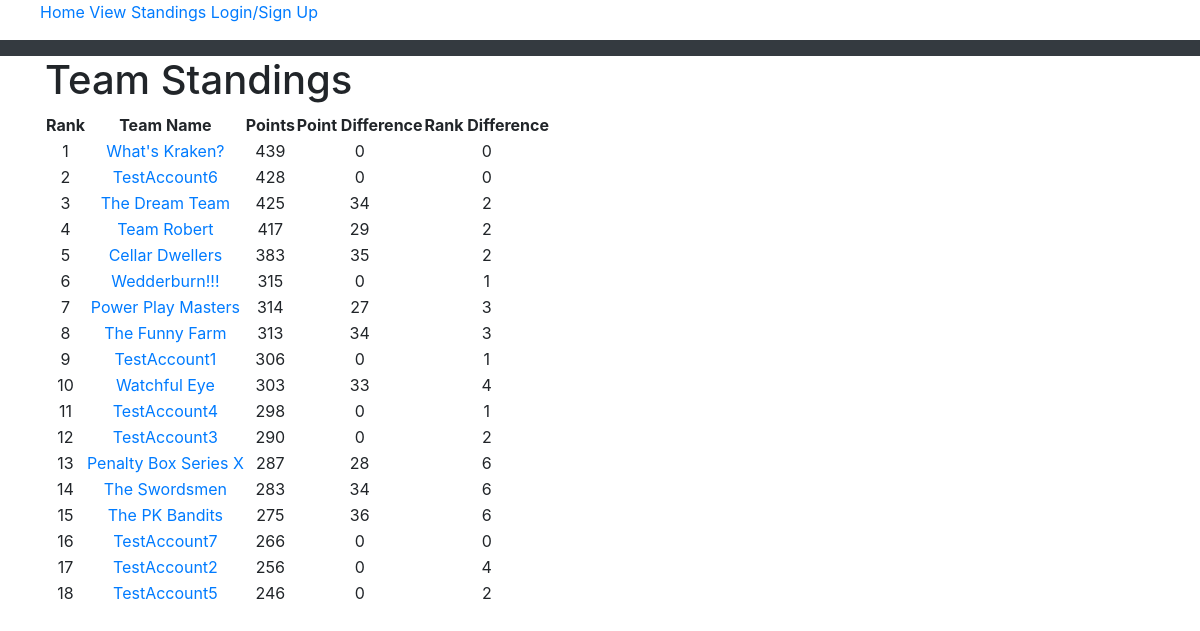
The page /teamStandings on the database as committed earlier.
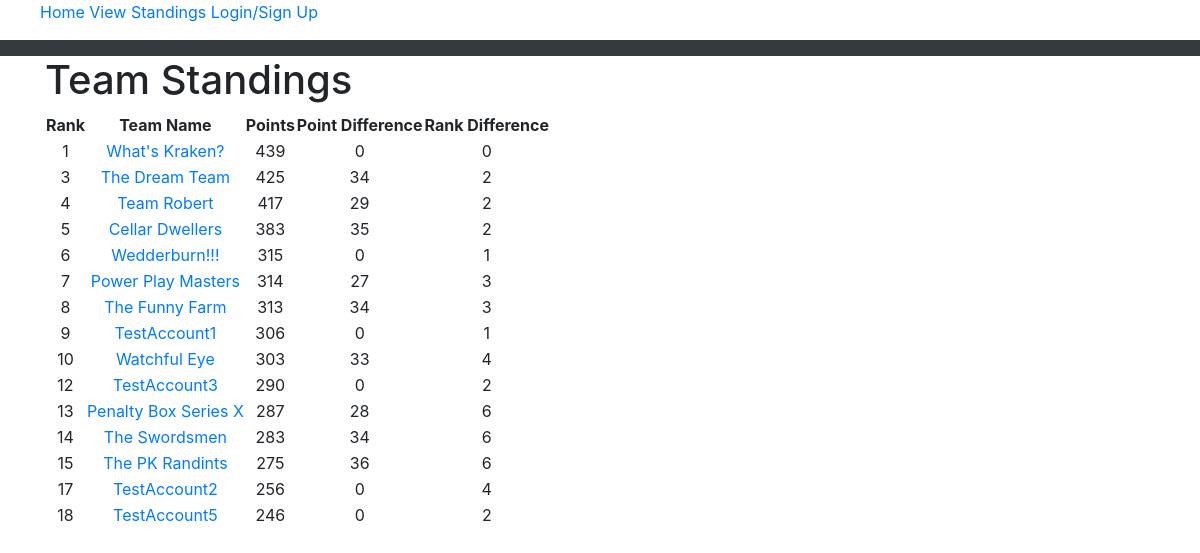
The same page on the database as committed later.
### tables this page shows
CREATE TABLE "standings" (
	"teamID" 	int not NULL,
	"points"	int not NULL DEFAULT 0,
	"pointsYesterday"	int not NULL DEFAULT 0,
	"rank"	int not NULL DEFAULT 0,
	"rankYesterday"	int not NULL DEFAULT 0,
	PRIMARY KEY("teamID"),
	CONSTRAINT "standings-fk-teamID"
	FOREIGN KEY ("teamID")
    REFERENCES poolTeams ("teamID")
);

CREATE TABLE "poolTeams" (
	"teamID"	INTEGER NOT NULL,
	"teamName"	varchar(40) NOT NULL,
	"username"	varchar(30) NOT NULL,
	"player1"	INTEGER NOT NULL,
	"player2"	INTEGER NOT NULL,
	"player3"	INTEGER NOT NULL,
	"player4"	INTEGER NOT NULL,
	"player5"	INTEGER NOT NULL,
	"player6"	INTEGER NOT NULL,
	"player7"	INTEGER NOT NULL,
	"player8"	INTEGER NOT NULL,
	"player9"	INTEGER NOT NULL,
	"player10"	INTEGER NOT NULL,
	"player11"	INTEGER NOT NULL,
	"player12"	INTEGER NOT NULL,
	"player13"	INTEGER NOT NULL,
	"player14"	INTEGER NOT NULL,
	"player15"	INTEGER NOT NULL,
	"player16"	INTEGER NOT NULL,
	"player17"	INTEGER NOT NULL,
	"player18"	INTEGER NOT NULL,
	"player19"	INTEGER NOT NULL,
	"player20"	INTEGER NOT NULL,
	"player21"	INTEGER NOT NULL,
	"teamLogo"	TEXT NOT NULL,
	CONSTRAINT "poolTeams-fk-player15" FOREIGN KEY("player15") REFERENCES "players"("playerID"),
	CONSTRAINT "poolTeams-fk-player6" FOREIGN KEY("player6") REFERENCES "players"("playerID"),
	CONSTRAINT "poolTeams-fk-player11" FOREIGN KEY("player11") REFERENCES "players"("playerID"),
	CONSTRAINT "poolTeams-fk-player1" FOREIGN KEY("player1") REFERENCES "players"("playerID"),
	CONSTRAINT "poolTeams-fk-player3" FOREIGN KEY("player3") REFERENCES "players"("playerID"),
	CONSTRAINT "poolTeams-fk-player12" FOREIGN KEY("player12") REFERENCES "players"("playerID"),
	CONSTRAINT "poolTeams-fk-player20" FOREIGN KEY("player20") REFERENCES "players"("playerID"),
	CONSTRAINT "poolTeams-fk-users" FOREIGN KEY("username") REFERENCES "users"("username"),
	CONSTRAINT "poolTeams-fk-player13" FOREIGN KEY("player13") REFERENCES "players"("playerID"),
	CONSTRAINT "poolTeams-fk-player14" FOREIGN KEY("player14") REFERENCES "players"("playerID"),
	CONSTRAINT "poolTeams-fk-player18" FOREIGN KEY("player18") REFERENCES "players"("playerID"),
	CONSTRAINT "poolTeams-fk-player10" FOREIGN KEY("player10") REFERENCES "players"("playerID"),
	CONSTRAINT "poolTeams-fk-player9" FOREIGN KEY("player9") REFERENCES "players"("playerID"),
	CONSTRAINT "poolTeams-fk-player2" FOREIGN KEY("player2") REFERENCES "players"("playerID"),
	CONSTRAINT "poolTeams-fk-player5" FOREIGN KEY("player5") REFERENCES "players"("playerID"),
	CONSTRAINT "poolTeams-fk-player7" FOREIGN KEY("player7") REFERENCES "players"("playerID"),
	CONSTRAINT "poolTeams-fk-player19" FOREIGN KEY("player19") REFERENCES "players"("playerID"),
	CONSTRAINT "poolTeams-fk-player21" FOREIGN KEY("player21") REFERENCES "players"("playerID"),
	CONSTRAINT "poolTeams-fk-player4" FOREIGN KEY("player4") REFERENCES "players"("playerID"),
	CONSTRAINT "poolTeams-fk-player8" FOREIGN KEY("player8") REFERENCES "players"("playerID"),
	PRIMARY KEY("teamID" AUTOINCREMENT),
	CONSTRAINT "poolTeams-fk-player17" FOREIGN KEY("player17") REFERENCES "players"("playerID"),
	CONSTRAINT "poolTeams-fk-player16" FOREIGN KEY("player16") REFERENCES "players"("playerID")
);

### application.py (the view)
@app.route("/teamStandings")
def teamStandings():
    while True:
        try:
            db.connect()
            teamStandings = db.getTeamStandings()
            return render_template("teamStandings.html", teamStandings=teamStandings, username=getUserInfo(), teamInPool=userTeam())
        except sqlite3.ProgrammingError:
            db.close()

### application.py (called while the page is built)
def userTeam():
    while (True):
        try:
            db.connect()
            username = None
            teamInPool = False
            if "username" in session:
                username = session["username"]
                if (db.checkForUserInPool(username)):
                    teamInPool = True
            return teamInPool
        except sqlite3.ProgrammingError:
            db.close()

def getUserInfo():
    username = None
    if "username" in session:
        username = session["username"]
    return username

### db.py (called while the page is built, shortened)
def connect():
    global conn

def getTeamStandings():
    sql = '''Select pt.teamID, pt.teamName, s.points, s.pointsYesterday, s.rank, s.rankYesterday
                     From poolTeams pt join standings s
                        on pt.teamID = s.teamID
                    Order by s.points DESC'''
    try:
        with closing(conn.cursor()) as c:
            c.execute(sql)
            results = c.fetchall()
            standings = []
            for result in results:
                standings.append((result[0], result[1], result[2], result[3], result[4], result[5]))
            return standings
    except sqlite3.OperationalError as e:
        print("Error: Database could not be read. Program closing")
        print(e)

### templates/teamStandings.html (shortened to what this page needs)
{% extends "base.html" %}
{% block content %}
    <h1>Team Standings</h1>
    <table style="text-align:center">
        <tr><th>Rank</th><th>Team Name</th><th>Points</th><th>Point Difference</th><th>Rank Difference</th></tr>
        {% for team in teamStandings %}
            <tr><td>{{team[4]}}</td><td><a href="{{ url_for('teamStats', teamID=team[0]) }}">{{team[1]}}</a></td><td>{{team[2]}}</td><td>{{team[2]-team[3]}}</td>
                <td>{{team[4]-team[5]}}</td></tr>
        {% endfor %}
    </table>
{% endblock %}

### templates/base.html (shortened to what this page needs)
<!DOCTYPE html>
<html>
  <head>
    <link
      rel="stylesheet"
      href="https://stackpath.bootstrapcdn.com/bootstrap/4.4.1/css/bootstrap.min.css"
/>
    <link
      rel="stylesheet"
      href="https://stackpath.bootstrapcdn.com/font-awesome/4.7.0/css/font-awesome.min.css"
/>
  </head>
  <body>
    <ul>
        <a href="{{ url_for('index') }}">Home</a>
    <a href="{{ url_for('teamStandings') }}">View Standings</a>
    {% if username is none %}
        <a href="{{ url_for('login') }}">Login/Sign Up</a>
    {% endif %}
    </ul>
    <nav class="navbar navbar-expand-lg navbar-dark bg-dark">
    </nav>
    <div class="container">{% block content %} {% endblock %}</div>
  </body>
</html>

Rows that differ between the two databases and show on the page:
no longer on this page (row unchanged): standings: rank "2", teamName "TestAccount6", points "428", team[2]-team[3] "0", team[4]-team[5] "0"
no longer on this page (row unchanged): standings: rank "11", teamName "TestAccount4", points "298", team[2]-team[3] "0", team[4]-team[5] "1"
no longer on this page (row unchanged): standings: rank "16", teamName "TestAccount7", points "266", team[2]-team[3] "0", team[4]-team[5] "0"
changed through a linked row, standings: teamName "The PK Bandits" → "The PK Randints"
